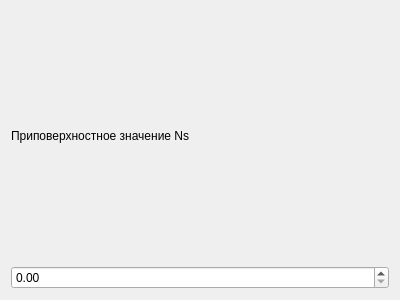
<?xml version="1.0" encoding="UTF-8"?>
<ui version="4.0">
 <class>AtmospericModelImput</class>
 <widget class="QWidget" name="AtmospericModelImput">
  <property name="geometry">
   <rect>
    <x>0</x>
    <y>0</y>
    <width>400</width>
    <height>300</height>
   </rect>
  </property>
  <property name="windowTitle">
   <string>Form</string>
  </property>
  <layout class="QGridLayout" name="gridLayout">
   <item row="0" column="0">
    <widget class="QLabel" name="label_3">
     <property name="text">
      <string>Приповерхностное значение Ns</string>
     </property>
    </widget>
   </item>
   <item row="1" column="0">
    <widget class="QDoubleSpinBox" name="doubleSpinBox">
     <property name="maximum">
      <double>1000.000000000000000</double>
     </property>
    </widget>
   </item>
  </layout>
 </widget>
 <resources/>
 <connections/>
</ui>
